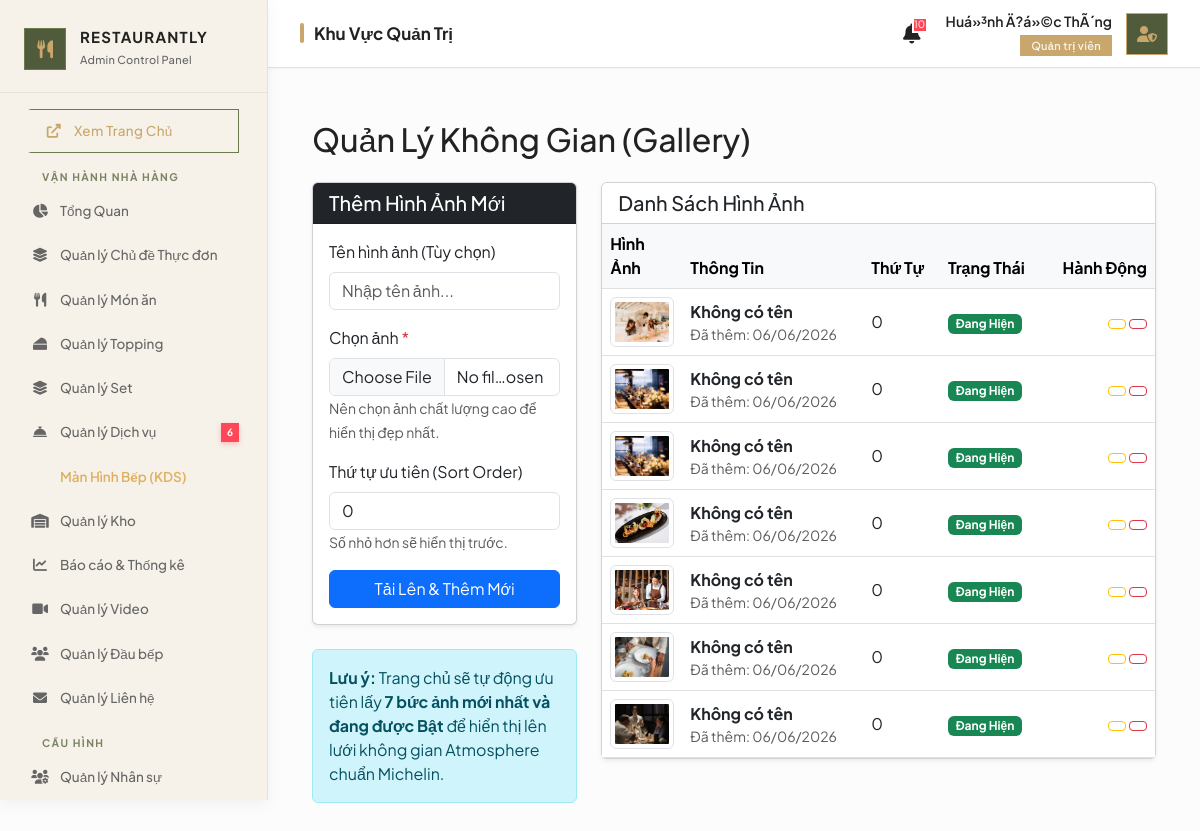
Page /admin/galleries.php (signed in) on the committed database.
### tables this page shows
CREATE TABLE `galleries` (
  `id` int(11) NOT NULL AUTO_INCREMENT,
  `image_url` varchar(255) NOT NULL,
  `title` varchar(255) DEFAULT NULL,
  `sort_order` int(11) DEFAULT 0,
  `is_active` tinyint(1) DEFAULT 1,
  `created_at` timestamp NOT NULL DEFAULT current_timestamp(),
  PRIMARY KEY (`id`)
);

### admin/galleries.php (called while the page is built, shortened)
<?php
require_once __DIR__ . '/controllers/GalleryController.php';

### config/database.php (called while the page is built, shortened)
<?php
class Database {
    private $host;
    private $port;
    private $db_name;
    private $username;
    private $password;
    public function __construct() {
        $this->host     = $_ENV['DB_HOST'] ?? '127.0.0.1';
        $this->port     = $_ENV['DB_PORT'] ?? '3306';
        $this->db_name  = $_ENV['DB_NAME'] ?? 'restaurant_db';
        $this->username = $_ENV['DB_USER'] ?? 'root';
        $this->password = $_ENV['DB_PASS'] ?? '';
    }
    public function getConnection() {
        $this->conn = null;
        try {
            $dsn = "mysql:host=" . $this->host . ";port=" . $this->port . ";dbname=" . $this->db_name . ";charset=utf8mb4";
            $options = [
                PDO::ATTR_ERRMODE            => PDO::ERRMODE_EXCEPTION,
                PDO::ATTR_DEFAULT_FETCH_MODE => PDO::FETCH_ASSOC,
                PDO::ATTR_EMULATE_PREPARES   => false,
            ];
            $this->conn = new PDO($dsn, $this->username, $this->password, $options);
        } catch(PDOException $exception) {
            error_log("Database Connection Error: " . $exception->getMessage());
            die("Lỗi kết nối cơ sở dữ liệu. Vui lòng liên hệ quản trị viên.");
        }
        return $this->conn;
    }
}
?>

### admin/views/galleries/index.php (the view, shortened to what this page needs)
<?php
require_once __DIR__ . '/../../../public/admin_layout_header.php';
?>
<div class="container-fluid mt-4">
    <h2 class="mb-4">Quản Lý Không Gian (Gallery)</h2>
    <div class="row">
        <div class="col-md-4">
            <div class="card shadow-sm mb-4">
                <div class="card-header bg-dark text-white">
                    <h5 class="mb-0">Thêm Hình Ảnh Mới</h5>
                </div>
                <div class="card-body">
                    <form action="/restaurant-project/admin/galleries.php?action=store" method="POST" enctype="multipart/form-data">
                        <div class="mb-3">
                            <label class="form-label">Tên hình ảnh (Tùy chọn)</label>
                            <input type="text" name="title" class="form-control" placeholder="Nhập tên ảnh...">
                        </div>
                        <div class="mb-3">
                            <label class="form-label">Chọn ảnh <span class="text-danger">*</span></label>
                            <input type="file" name="image" class="form-control" accept="image/*" required>
                            <small class="text-muted">Nên chọn ảnh chất lượng cao để hiển thị đẹp nhất.</small>
                        </div>
                        <div class="mb-3">
                            <label class="form-label">Thứ tự ưu tiên (Sort Order)</label>
                            <input type="number" name="sort_order" class="form-control" value="0">
                            <small class="text-muted">Số nhỏ hơn sẽ hiển thị trước.</small>
                        </div>
                        <button type="submit" class="btn btn-primary w-100">
                            <i class="bi bi-upload"></i> Tải Lên & Thêm Mới
                        </button>
                    </form>
                </div>
            </div>
            <div class="alert alert-info">
                <strong>Lưu ý:</strong> Trang chủ sẽ tự động ưu tiên lấy <strong>7 bức ảnh mới nhất và đang được Bật</strong> để hiển thị lên lưới không gian Atmosphere chuẩn Michelin.
            </div>
        </div>
        <div class="col-md-8">
            <div class="card shadow-sm">
                <div class="card-header bg-white">
                    <h5 class="mb-0">Danh Sách Hình Ảnh</h5>
                </div>
                <div class="card-body p-0">
                    <div class="table-responsive">
                        <table class="table table-hover align-middle mb-0">
                            <thead class="table-light">
                                <tr>
                                    <th width="80">Hình Ảnh</th>
                                    <th>Thông Tin</th>
                                    <th>Thứ Tự</th>
                                    <th>Trạng Thái</th>
                                    <th class="text-end">Hành Động</th>
                                </tr>
                            </thead>
                            <tbody>
                                <?php if (!empty($galleries)): ?>
                                    <?php foreach ($galleries as $gallery): ?>
                                        <tr>
                                            <td>
                                                <img src="/restaurant-project/public/assets/img/gallery/<?= htmlspecialchars($gallery['image_url']) ?>"
                                                     alt="Gallery"
                                                     class="img-thumbnail"
                                                     style="width: 70px; height: 50px; object-fit: cover;">
                                            </td>
                                            <td>
                                                <strong><?= htmlspecialchars($gallery['title'] ?: 'Không có tên') ?></strong>
                                                <div class="text-muted small">
                                                    Đã thêm: <?= date('d/m/Y', strtotime($gallery['created_at'])) ?>
                                                </div>
                                            </td>
                                            <td><?= $gallery['sort_order'] ?></td>
                                            <td>
                                                <?php if ($gallery['is_active']): ?>
                                                    <span class="badge bg-success">Đang Hiện</span>
                                                <?php else: ?>
                                                    <span class="badge bg-secondary">Đã Ẩn</span>
                                                <?php endif; ?>
                                            </td>
                                            <td class="text-end">
                                                <a href="/restaurant-project/admin/galleries.php?action=toggle&id=<?= $gallery['id'] ?>" class="btn btn-sm <?= $gallery['is_active'] ? 'btn-outline-warning' : 'btn-outline-success' ?>" title="<?= $gallery['is_active'] ? 'Ẩn ảnh này' : 'Bật ảnh này' ?>">
                                                </a>
                                                <a href="/restaurant-project/admin/galleries.php?action=delete&id=<?= $gallery['id'] ?>" class="btn btn-sm btn-outline-danger" onclick="return confirm('Bạn có chắc chắn muốn xóa hình ảnh này không?');" title="Xóa">
                                                </a>
                                            </td>
                                        </tr>
                                    <?php endforeach; ?>
                                <?php endif; ?>
                            </tbody>
                        </table>
                    </div>
                </div>
            </div>
        </div>
    </div>
</div>
</body>
</html>

### rows in the picture
galleries: image_url (picture), title "Không có tên", created_at "06/06/2026", sort_order "0", is_active "Đang Hiện"
galleries: image_url (picture), title "Không có tên", created_at "06/06/2026", sort_order "0", is_active "Đang Hiện"
galleries: image_url (picture), title "Không có tên", created_at "06/06/2026", sort_order "0", is_active "Đang Hiện"
galleries: image_url (picture), title "Không có tên", created_at "06/06/2026", sort_order "0", is_active "Đang Hiện"
galleries: image_url (picture), title "Không có tên", created_at "06/06/2026", sort_order "0", is_active "Đang Hiện"
galleries: image_url (picture), title "Không có tên", created_at "06/06/2026", sort_order "0", is_active "Đang Hiện"
galleries: image_url (picture), title "Không có tên", created_at "06/06/2026", sort_order "0", is_active "Đang Hiện"

### other values in the picture
$pending_services_count "6"
$page_titles[$current_page] "Khu Vực Quản Trị"
$total_alerts "10"
$_SESSION['username'] "Huá»³nh Ä?á»©c ThÃ´ng"
